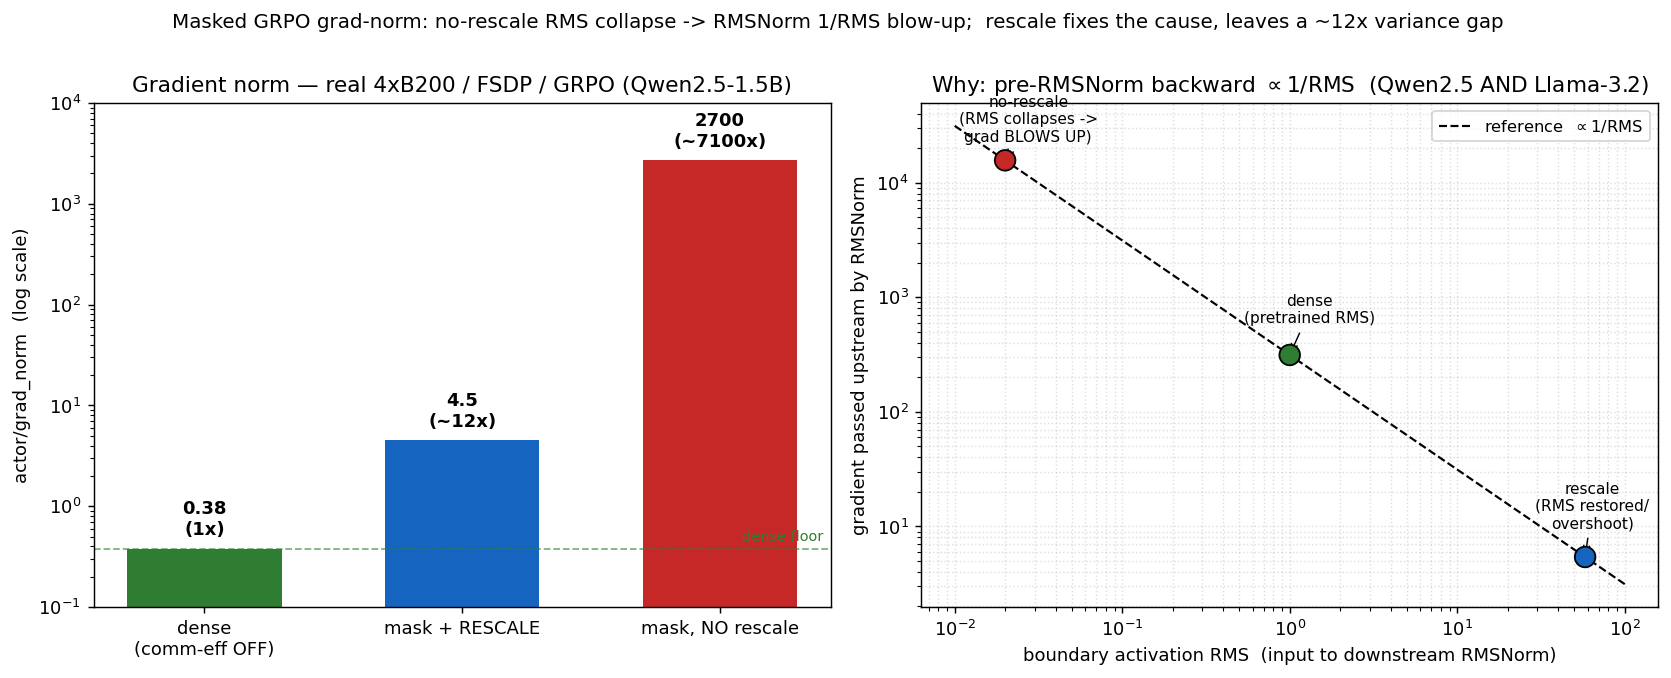

Generate this figure with Python:
import matplotlib
matplotlib.use("Agg")
import matplotlib.pyplot as plt
import numpy as np

fig, ax = plt.subplots(1, 2, figsize=(13, 5.2))

# ---- Panel A: grad_norm by config (real 4xB200 / FSDP / GRPO) ----
cfgs = ["dense\n(comm-eff OFF)", "mask + RESCALE", "mask, NO rescale"]
gn = [0.38, 4.5, 2700.0]
mult = ["1x", "~12x", "~7100x"]
colors = ["#2e7d32", "#1565c0", "#c62828"]
bars = ax[0].bar(cfgs, gn, color=colors, width=0.6)
ax[0].set_yscale("log")
ax[0].set_ylabel("actor/grad_norm  (log scale)")
ax[0].set_title("Gradient norm — real 4xB200 / FSDP / GRPO (Qwen2.5-1.5B)")
for b, v, m in zip(bars, gn, mult):
    ax[0].text(b.get_x() + b.get_width()/2, v*1.25, f"{v:g}\n({m})", ha="center", va="bottom", fontsize=10, fontweight="bold")
ax[0].set_ylim(0.1, 1e4)
ax[0].axhline(0.38, ls="--", lw=1, color="#2e7d32", alpha=0.6)
ax[0].text(2.4, 0.45, "dense floor", color="#2e7d32", fontsize=8, ha="right")

# ---- Panel B: the mechanism — RMSNorm backward gain ~ 1/RMS ----
rms = np.array([0.02, 1.0, 58.0])
grad = np.array([15642.0, 313.0, 5.4])
xs = np.logspace(-2, 2, 100)
ref = 313.0 * (1.0/xs)          # reference 1/RMS line anchored at the dense point
ax[1].loglog(xs, ref, "k--", lw=1.2, label=r"reference  $\propto 1/\mathrm{RMS}$")
ax[1].scatter(rms, grad, s=130, c=["#c62828", "#2e7d32", "#1565c0"], zorder=5, edgecolors="k")
labels = ["no-rescale\n(RMS collapses ->\ngrad BLOWS UP)", "dense\n(pretrained RMS)", "rescale\n(RMS restored/\novershoot)"]
offs = [(1.6, 1.3), (1.4, 2.2), (0.5, 2.0)]
for r, g, lab, (ox, oy) in zip(rms, grad, labels, offs):
    ax[1].annotate(lab, (r, g), textcoords="offset points", xytext=(ox*8, oy*8), fontsize=8.5,
                   ha="center", arrowprops=dict(arrowstyle="->", lw=0.8))
ax[1].set_xlabel("boundary activation RMS  (input to downstream RMSNorm)")
ax[1].set_ylabel("gradient passed upstream by RMSNorm")
ax[1].set_title(r"Why: pre-RMSNorm backward $\propto 1/\mathrm{RMS}$  (Qwen2.5 AND Llama-3.2)")
ax[1].legend(loc="upper right", fontsize=9)
ax[1].grid(True, which="both", ls=":", alpha=0.4)

fig.suptitle("Masked GRPO grad-norm: no-rescale RMS collapse -> RMSNorm 1/RMS blow-up;  rescale fixes the cause, leaves a ~12x variance gap",
             fontsize=11, y=1.00)
fig.tight_layout()
fig.savefig("/Users/shamane/Documents/verl/research/runs/EXP-16/grad_sketch.png", dpi=130, bbox_inches="tight")
print("saved grad_sketch.png")
